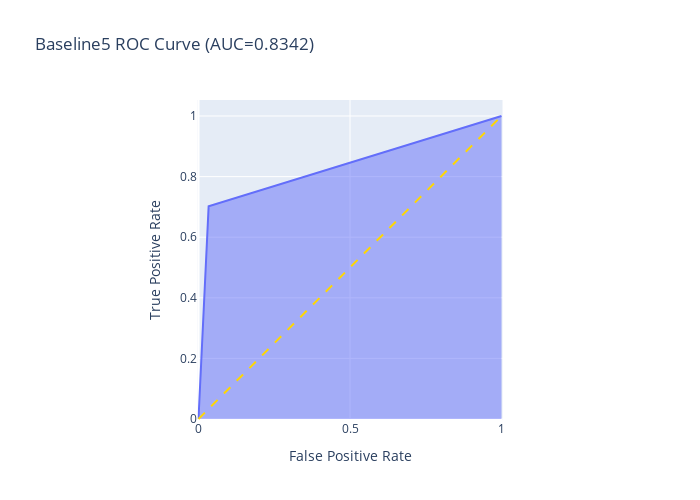

The cell this chart's notebook holds for it:
### Markdown cell above
**Area Under Curve plot**

### Code cell
fpr, tpr, thresholds = roc_curve(b5_y_test, b5_test_pred)
fig = px.area(
    x=fpr, y=tpr,
    title=f'Baseline5 ROC Curve (AUC={auc(fpr, tpr):.4f})',
    labels=dict(x='False Positive Rate', y='True Positive Rate'),
    width=700, height=500
)
fig.add_shape(
    type='line', line=dict(color="gold",dash='dash'),
    x0=0, x1=1, y0=0, y1=1
)

fig.update_yaxes(scaleanchor="x", scaleratio=1)
fig.update_xaxes(constrain='domain')
fig.show()

### Figure 1 — Plotly figure (JSON) as saved in the notebook; plotly's stock layout.template omitted (floating-point values rounded to 4 significant figures)
{"data": [{"hovertemplate": "False Positive Rate=%{x}<br>True Positive Rate=%{y}<extra></extra>", "legendgroup": "", "line": {"color": "#636efa"}, "mode": "lines", "name": "", "orientation": "v", "showlegend": false, "stackgroup": "1", "type": "scatter", "x": [0, 0.03344, 1], "xaxis": "x", "y": [0, 0.7019, 1], "yaxis": "y"}], "layout": {"height": 500, "legend": {"tracegroupgap": 0}, "shapes": [{"line": {"color": "gold", "dash": "dash"}, "type": "line", "x0": 0, "x1": 1, "y0": 0, "y1": 1}], "title": {"text": "Baseline5 ROC Curve (AUC=0.8342)"}, "width": 700, "xaxis": {"anchor": "y", "autorange": true, "constrain": "domain", "domain": [0.2176, 0.7824], "range": [-0.0033, 1.003], "title": {"text": "False Positive Rate"}, "type": "linear"}, "yaxis": {"anchor": "x", "autorange": true, "domain": [0, 1], "range": [-0.0033, 1.053], "scaleanchor": "x", "scaleratio": 1, "title": {"text": "True Positive Rate"}, "type": "linear"}}}
